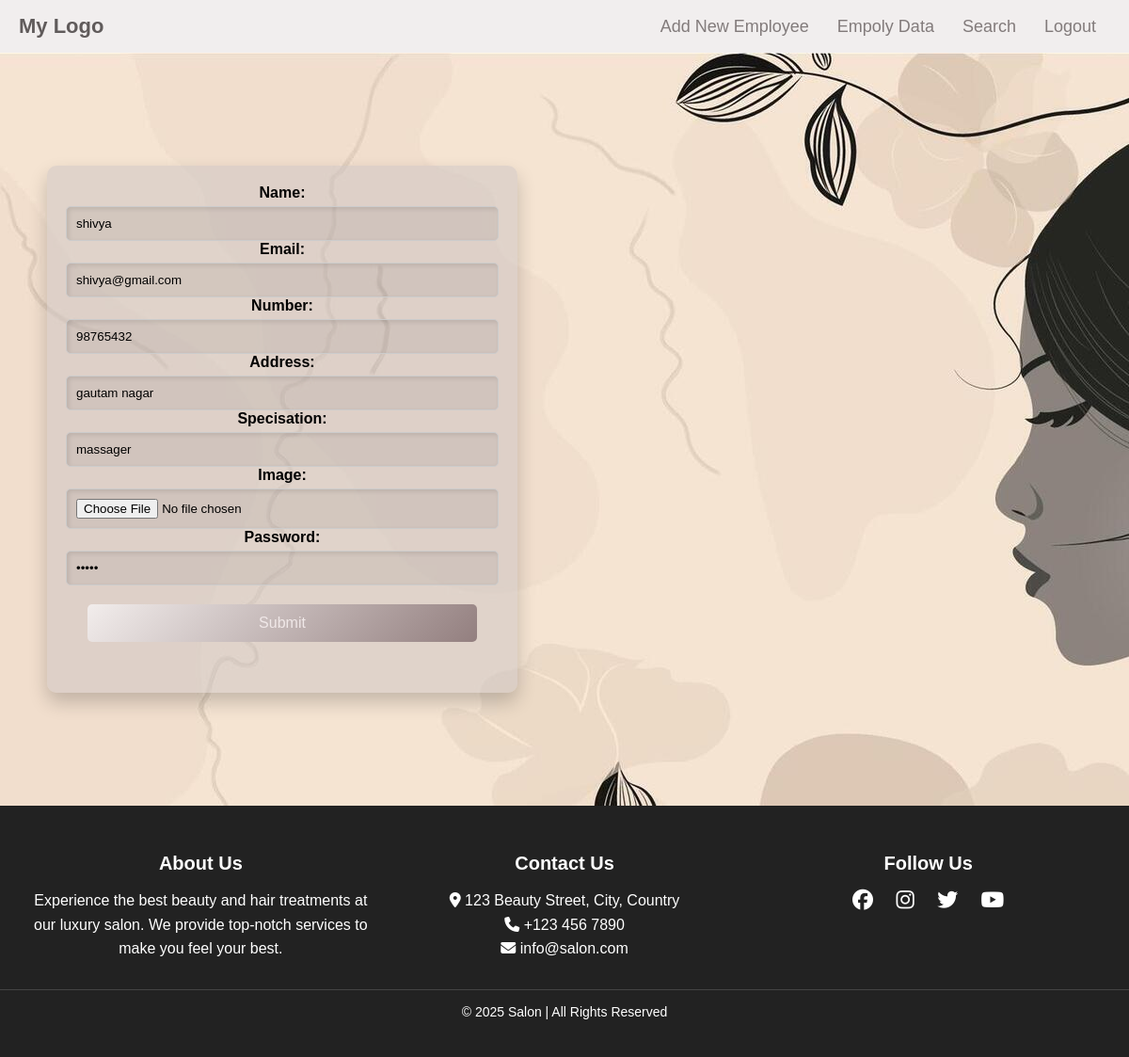
/update/2, run on an earlier commit of the app's database.
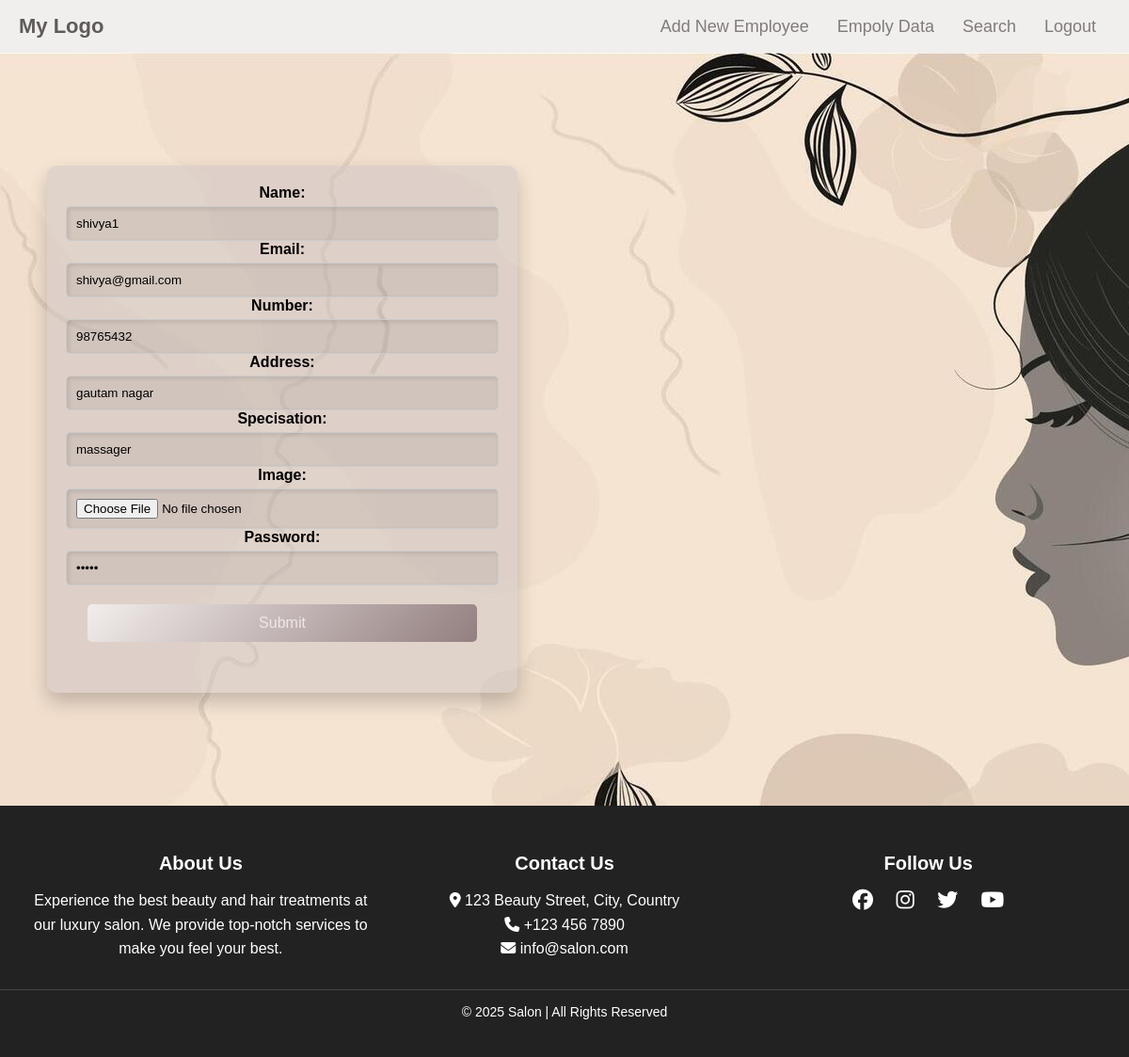
And on a later commit of the database.
### app/models.py (models this page shows)
class Empoly(models.Model):
    name = models.CharField(max_length=100)
    email = models.EmailField(max_length=100)
    phone = models.IntegerField()
    address = models.CharField(max_length=100)
    Specilastion=models.CharField(max_length=100)
    image=models.ImageField(upload_to = 'image/')
    password=models.CharField(max_length=50)

### app/views.py (the view, shortened to what this page needs)
# urls.py: path('update/<int:pk>',views.update,name='update'),
def update(request,pk):
    print(pk)
    x=Empoly.objects.get(id=pk)
    print(x)
    return render(request,'update.html',{'data4':x})

### app/templates/update.html (shortened to what this page needs)
{% extends 'adminbase.html' %}
{% load static %}
{% block content %}
{% block css %}
 <link rel="stylesheet" type="text/css" href="{% static 'css/clientbase.css' %}" />
{% endblock %}
  {% if data4 %}
<center>
<div class="body">
<form action="{% url 'update' pk=data4.id %}" method="post" enctype="multipart/form-data">
   <label for="name">Name:</label>
   <input type="text" name="name" value="{{data4.name}}"><br>
   <label for="email">Email:</label>
   <input type="email" name="email" value="{{data4.email}}" readonly><br>
   <label for="number">Number:</label>
   <input type="number" name="phone" value="{{data4.phone}}"><br>
   <label for="address">Address:</label>
   <input type="address" name="address" value="{{data4.address}}"><br>
   <label for="Specilastion">Specisation:</label>
   <input type="Specilastion" name="Specilastion" value="{{data4.Specilastion}}"><br>
   <label for="image">Image:</label>
   <input type="file" name="image" value="{{data4.image}}" accept=".jpeg, .png,.avif "><br>
    <label for="password">Password:</label>
   <input type="password" name="password" value="{{data4.password}}"><br>
   <button type="submit" value="Update" a href="{% url 'registration_table' %}"> Submit </button>
 </form>
</center>
 {% endif %}
 {% endblock %}

What changed in the data, as far as the page shows it:
changed Empoly "shivya@gmail.com": name "shivya" → "shivya1"
